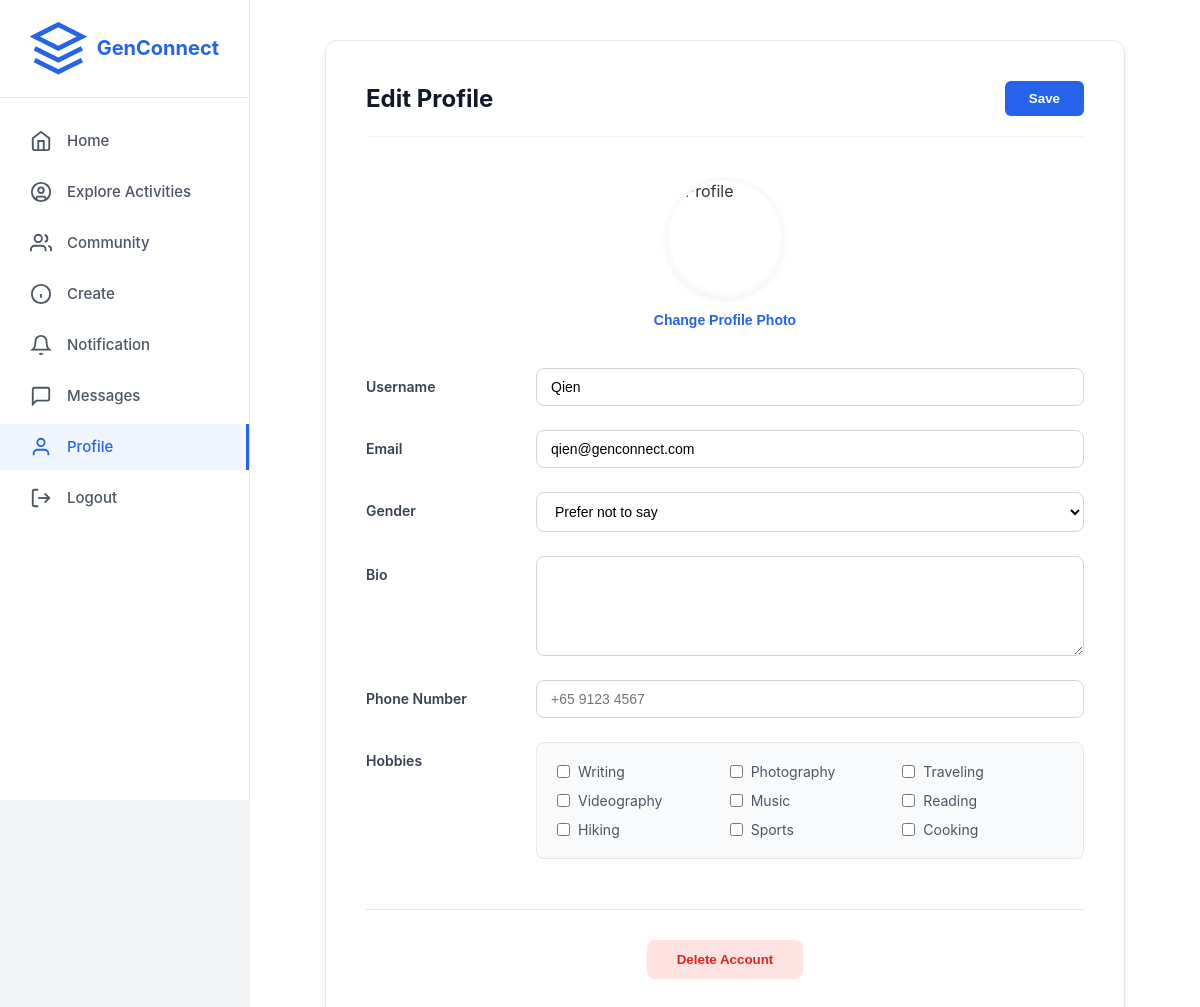
/edit_profile (signed in), run on an earlier commit of the app's database.
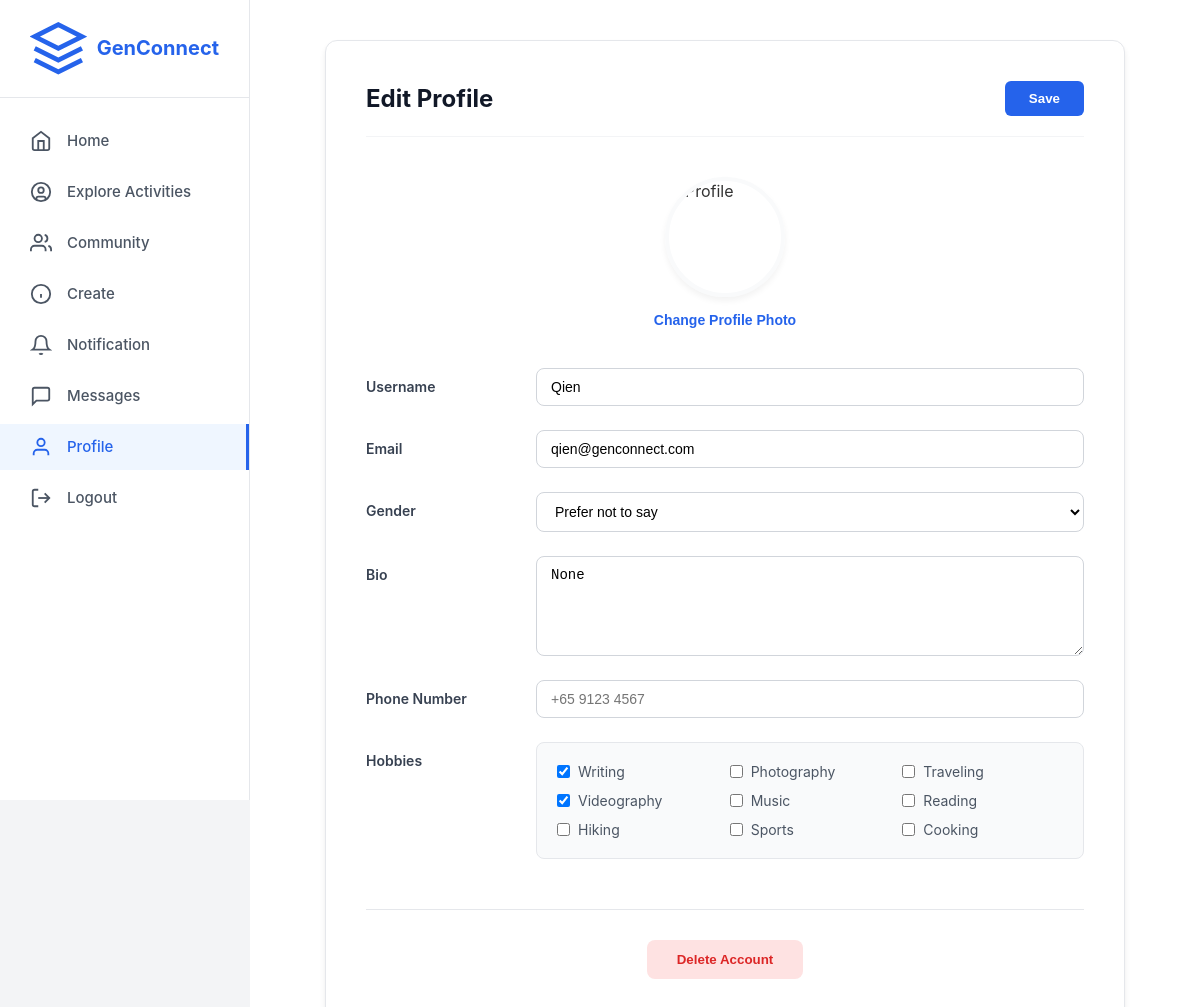
And on a later commit of the database.
### app.py (models this page shows, shortened)
class User(db.Model):
    __tablename__ = 'users'
    id = db.Column(db.Integer, primary_key=True)
    username = db.Column(db.String(80), unique=True, nullable=False)
    email = db.Column(db.String(120), unique=True, nullable=False)
    password_hash = db.Column(db.String(255), nullable=False)
    bio = db.Column(db.Text, nullable=True)
    interests = db.Column(db.String(255), nullable=True)
    profile_picture = db.Column(db.String(255), default='default.jpg')
    banner_image = db.Column(db.String(255), default='default_banner.jpg')
    member_type = db.Column(db.String(50), default='Youth Member')
    created_at = db.Column(db.DateTime, default=datetime.utcnow)
    posts = db.relationship('Post', backref='author', lazy=True, cascade='all, delete-orphan')
    comments = db.relationship('Comment', backref='author', lazy=True, cascade='all, delete-orphan')
    likes = db.relationship('Like', backref='user', lazy=True, cascade='all, delete-orphan')
    followers = db.relationship(
        'Follow',
        foreign_keys='Follow.followed_id',
        backref='followed_user',
        lazy='dynamic',
        cascade='all, delete-orphan'
    )
    following = db.relationship(
        'Follow',
        foreign_keys='Follow.follower_id',
        backref='follower_user',
        lazy='dynamic',
        cascade='all, delete-orphan'
    )
    community_memberships = db.relationship('CommunityMember', backref='user', lazy=True, cascade='all, delete-orphan')
    sent_messages = db.relationship(
        'Message',
        foreign_keys='Message.sender_id',
        backref='sender',
        lazy='dynamic',
        cascade='all, delete-orphan'
    )
    received_messages = db.relationship(
        'Message',
        foreign_keys='Message.receiver_id',
        backref='receiver',
        lazy='dynamic',
        cascade='all, delete-orphan'
    )
    contacts_initiated = db.relationship(
        'Contact',
        foreign_keys='Contact.user_id',
        backref='user',
        lazy='dynamic',
        cascade='all, delete-orphan'
    )
    contacts_received = db.relationship(
        'Contact',
        foreign_keys='Contact.contact_user_id',
        backref='contact_user',
        lazy='dynamic',
        cascade='all, delete-orphan'
    )

### app.py (the view, shortened to what this page needs)
@app.route('/edit_profile', methods=['GET', 'POST'])
def edit_profile():
    if 'user_id' not in session:
        return redirect(url_for('login'))
    user = User.query.get_or_404(session['user_id'])
    return render_template('edit_profile.html', user=user)

### templates/edit_profile.html (shortened to what the changed rows need)
{% extends "base.html" %}
{% block content %}
<div class="container">
    <main class="main-content">
        <form method="POST" action="{{ url_for('edit_profile') }}" enctype="multipart/form-data" class="edit-container">
            <div class="page-header">
                <h1 class="page-title">Edit Profile</h1>
            </div>
            <div class="form-grid">
                <div class="form-row">
                    <label class="form-label">Username</label>
                    <input type="text" name="username" class="form-input" value="{{ user.username }}" required>
                </div>
                <div class="form-row">
                    <label class="form-label">Email</label>
                    <input type="email" name="email" class="form-input" value="{{ user.email }}" required>
                </div>
                <div class="form-row">
                    <label class="form-label">Bio</label>
                    <textarea name="bio" class="form-textarea">{{ user.bio or '' }}</textarea>
                </div>
                <div class="form-row">
                    <div class="hobbies-grid">
                        {% set interests = user.interests.split(',') if user.interests else [] %}
                        {% set all_hobbies = ['Writing', 'Photography', 'Traveling', 'Videography', 'Music', 'Reading', 'Hiking', 'Sports', 'Cooking'] %}
                        {% for hobby in all_hobbies %}
                        <label class="checkbox-item">
                            <input type="checkbox" name="interests" value="{{ hobby }}"
                                {% if hobby in interests %}checked{% endif %}>
                            {{ hobby }}
                        </label>
                        {% endfor %}
                    </div>
                </div>
            </div>
        </form>
    </main>
</div>
{% endblock %}

What changed in the data, as far as the page shows it:
changed User "Qien": bio (not shown) → "None"
Also different on the page:
form field interests: "☐" → "☑"
